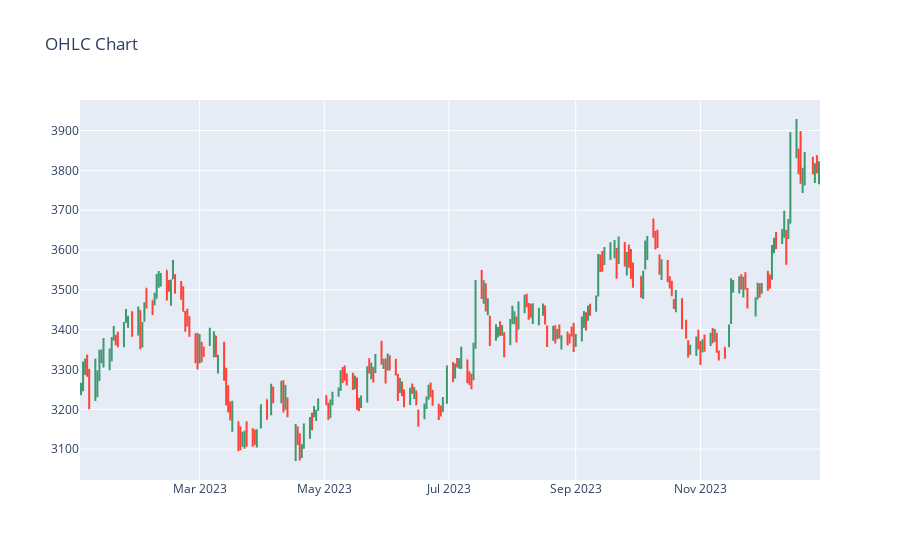

Write notebook code for a chart like this one.
### Markdown cell above
# RSI Analysis

The Relative Strength Index (RSI) is a momentum oscillator that measures the speed and change of price movements. It oscillates between 0 and 100 and is used to identify overbought or oversold conditions in a security.

Here's what the RSI indicates:

Overbought Conditions: When the RSI value exceeds a certain threshold (often 70), it suggests that the security may be overbought. This means that the price has risen too quickly and may be due for a correction or reversal.

Oversold Conditions: When the RSI value falls below a certain threshold (often 30), it suggests that the security may be oversold. This means that the price has fallen too quickly and may be due for a rebound or reversal.

### Code cell
# OHLC and RSI plot
# with upper band and lower band
# indicating overbought and oversold conditions
fn.rsi_chart(dataframe=df,timeframe=14,upper=70,lower=30,feature_name='Close')

### Figure 1 — Plotly figure (JSON) as saved in the notebook; plotly's stock layout.template omitted (floating-point values rounded to 4 significant figures; data arrays with more than 128 entries replaced by an {"elided": "..."} marker saying what was removed)
{"data": [{"close": {"elided": "245 float values"}, "high": {"elided": "245 float values"}, "low": {"elided": "245 float values"}, "name": "OHLC", "open": {"elided": "245 float values"}, "type": "ohlc", "x": {"elided": "245 str values"}}], "layout": {"title": {"text": "OHLC Chart"}, "xaxis": {"rangeslider": {"visible": false}}}}
